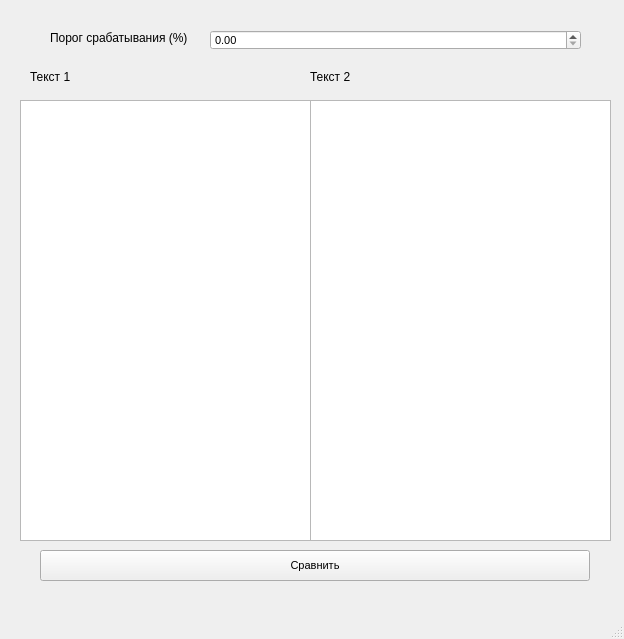
<?xml version="1.0" encoding="UTF-8"?>
<ui version="4.0">
 <class>MainWindow</class>
 <widget class="QMainWindow" name="MainWindow">
  <property name="geometry">
   <rect>
    <x>0</x>
    <y>0</y>
    <width>624</width>
    <height>639</height>
   </rect>
  </property>
  <property name="windowTitle">
   <string>MainWindow</string>
  </property>
  <widget class="QWidget" name="centralwidget">
   <widget class="QLabel" name="label">
    <property name="geometry">
     <rect>
      <x>50</x>
      <y>30</y>
      <width>150</width>
      <height>16</height>
     </rect>
    </property>
    <property name="font">
     <font>
      <pointsize>9</pointsize>
     </font>
    </property>
    <property name="text">
     <string>Порог срабатывания (%)</string>
    </property>
   </widget>
   <widget class="QLabel" name="label_2">
    <property name="geometry">
     <rect>
      <x>30</x>
      <y>70</y>
      <width>47</width>
      <height>13</height>
     </rect>
    </property>
    <property name="font">
     <font>
      <pointsize>9</pointsize>
     </font>
    </property>
    <property name="text">
     <string>Текст 1</string>
    </property>
   </widget>
   <widget class="QLabel" name="label_3">
    <property name="geometry">
     <rect>
      <x>310</x>
      <y>70</y>
      <width>47</width>
      <height>13</height>
     </rect>
    </property>
    <property name="font">
     <font>
      <pointsize>9</pointsize>
     </font>
    </property>
    <property name="text">
     <string>Текст 2</string>
    </property>
   </widget>
   <widget class="QDoubleSpinBox" name="doubleSpinBox">
    <property name="geometry">
     <rect>
      <x>210</x>
      <y>30</y>
      <width>371</width>
      <height>20</height>
     </rect>
    </property>
    <property name="minimumSize">
     <size>
      <width>6</width>
      <height>0</height>
     </size>
    </property>
    <property name="maximumSize">
     <size>
      <width>16777215</width>
      <height>16777215</height>
     </size>
    </property>
    <property name="font">
     <font>
      <family>MS Shell Dlg 2</family>
      <pointsize>8</pointsize>
     </font>
    </property>
   </widget>
   <widget class="QTextEdit" name="textEdit">
    <property name="geometry">
     <rect>
      <x>20</x>
      <y>100</y>
      <width>291</width>
      <height>441</height>
     </rect>
    </property>
   </widget>
   <widget class="QTextEdit" name="textEdit_2">
    <property name="geometry">
     <rect>
      <x>310</x>
      <y>100</y>
      <width>301</width>
      <height>441</height>
     </rect>
    </property>
   </widget>
   <widget class="QPushButton" name="pushButton">
    <property name="geometry">
     <rect>
      <x>40</x>
      <y>550</y>
      <width>550</width>
      <height>31</height>
     </rect>
    </property>
    <property name="font">
     <font>
      <pointsize>8</pointsize>
     </font>
    </property>
    <property name="text">
     <string>Сравнить</string>
    </property>
   </widget>
  </widget>
  <widget class="QStatusBar" name="statusbar"/>
 </widget>
 <resources/>
 <connections/>
</ui>
